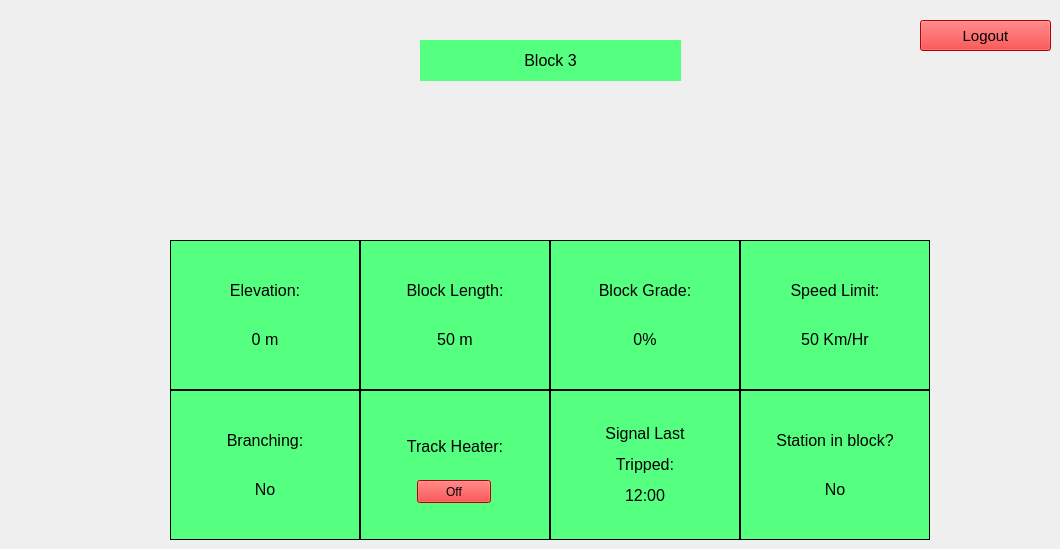
    <widget class="QWidget" name="page_6">
     <widget class="QLabel" name="label_4">
      <property name="geometry">
       <rect>
        <x>420</x>
        <y>40</y>
        <width>261</width>
        <height>41</height>
       </rect>
      </property>
      <property name="font">
       <font>
        <pointsize>12</pointsize>
       </font>
      </property>
      <property name="layoutDirection">
       <enum>Qt::LeftToRight</enum>
      </property>
      <property name="styleSheet">
       <string notr="true">background-color: rgb(85, 255, 127);</string>
      </property>
      <property name="text">
       <string>Block 3</string>
      </property>
      <property name="alignment">
       <set>Qt::AlignCenter</set>
      </property>
     </widget>
     <widget class="QPushButton" name="logout_button3">
      <property name="geometry">
       <rect>
        <x>920</x>
        <y>20</y>
        <width>131</width>
        <height>31</height>
       </rect>
      </property>
      <property name="sizePolicy">
       <sizepolicy hsizetype="Minimum" vsizetype="Minimum">
        <horstretch>0</horstretch>
        <verstretch>0</verstretch>
       </sizepolicy>
      </property>
      <property name="minimumSize">
       <size>
        <width>0</width>
        <height>0</height>
       </size>
      </property>
      <property name="maximumSize">
       <size>
        <width>1347</width>
        <height>16777215</height>
       </size>
      </property>
      <property name="font">
       <font>
        <pointsize>11</pointsize>
       </font>
      </property>
      <property name="styleSheet">
       <string notr="true">background-color: rgb(255, 0, 0);</string>
      </property>
      <property name="text">
       <string>Logout</string>
      </property>
      <property name="iconSize">
       <size>
        <width>20</width>
        <height>20</height>
       </size>
      </property>
     </widget>
     <widget class="QLabel" name="station_3">
      <property name="geometry">
       <rect>
        <x>740</x>
        <y>390</y>
        <width>190</width>
        <height>150</height>
       </rect>
      </property>
      <property name="font">
       <font>
        <pointsize>12</pointsize>
       </font>
      </property>
      <property name="styleSheet">
       <string notr="true">background-color: rgb(85, 255, 127);</string>
      </property>
      <property name="frameShape">
       <enum>QFrame::Box</enum>
      </property>
      <property name="text">
       <string>&lt;html&gt;&lt;head/&gt;&lt;body&gt;&lt;p&gt;Station in block?&lt;br/&gt;&lt;/p&gt;&lt;p&gt;No&lt;/p&gt;&lt;/body&gt;&lt;/html&gt;</string>
      </property>
      <property name="alignment">
       <set>Qt::AlignCenter</set>
      </property>
     </widget>
     <widget class="QLabel" name="length_3">
      <property name="geometry">
       <rect>
        <x>360</x>
        <y>240</y>
        <width>190</width>
        <height>150</height>
       </rect>
      </property>
      <property name="font">
       <font>
        <pointsize>12</pointsize>
       </font>
      </property>
      <property name="styleSheet">
       <string notr="true">background-color: rgb(85, 255, 127);</string>
      </property>
      <property name="frameShape">
       <enum>QFrame::Box</enum>
      </property>
      <property name="text">
       <string>&lt;html&gt;&lt;head/&gt;&lt;body&gt;&lt;p&gt;Block Length:&lt;br/&gt;&lt;/p&gt;&lt;p&gt;50 m&lt;/p&gt;&lt;/body&gt;&lt;/html&gt;</string>
      </property>
      <property name="alignment">
       <set>Qt::AlignCenter</set>
      </property>
     </widget>
     <widget class="QLabel" name="signal_3">
      <property name="geometry">
       <rect>
        <x>550</x>
        <y>390</y>
        <width>190</width>
        <height>150</height>
       </rect>
      </property>
      <property name="font">
       <font>
        <pointsize>12</pointsize>
       </font>
      </property>
      <property name="styleSheet">
       <string notr="true">background-color: rgb(85, 255, 127);</string>
      </property>
      <property name="frameShape">
       <enum>QFrame::Box</enum>
      </property>
      <property name="text">
       <string>&lt;html&gt;&lt;head/&gt;&lt;body&gt;&lt;p&gt;Signal Last&lt;/p&gt;&lt;p&gt;Tripped:&lt;/p&gt;&lt;p&gt;12:00&lt;/p&gt;&lt;/body&gt;&lt;/html&gt;</string>
      </property>
      <property name="alignment">
       <set>Qt::AlignCenter</set>
      </property>
     </widget>
     <widget class="QLabel" name="branching_3">
      <property name="geometry">
       <rect>
        <x>170</x>
        <y>390</y>
        <width>190</width>
        <height>150</height>
       </rect>
      </property>
      <property name="font">
       <font>
        <pointsize>12</pointsize>
       </font>
      </property>
      <property name="styleSheet">
       <string notr="true">background-color: rgb(85, 255, 127);</string>
      </property>
      <property name="frameShape">
       <enum>QFrame::Box</enum>
      </property>
      <property name="text">
       <string>&lt;html&gt;&lt;head/&gt;&lt;body&gt;&lt;p&gt;Branching:&lt;br/&gt;&lt;/p&gt;&lt;p&gt;No&lt;/p&gt;&lt;/body&gt;&lt;/html&gt;</string>
      </property>
      <property name="alignment">
       <set>Qt::AlignCenter</set>
      </property>
     </widget>
     <widget class="QLabel" name="elevation_3">
      <property name="geometry">
       <rect>
        <x>170</x>
        <y>240</y>
        <width>190</width>
        <height>150</height>
       </rect>
      </property>
      <property name="font">
       <font>
        <pointsize>12</pointsize>
       </font>
      </property>
      <property name="styleSheet">
       <string notr="true">background-color: rgb(85, 255, 127);</string>
      </property>
      <property name="frameShape">
       <enum>QFrame::Box</enum>
      </property>
      <property name="text">
       <string>&lt;html&gt;&lt;head/&gt;&lt;body&gt;&lt;p&gt;Elevation:&lt;br/&gt;&lt;/p&gt;&lt;p&gt;0 m&lt;/p&gt;&lt;/body&gt;&lt;/html&gt;</string>
      </property>
      <property name="alignment">
       <set>Qt::AlignCenter</set>
      </property>
     </widget>
     <widget class="QLabel" name="heater_3">
      <property name="geometry">
       <rect>
        <x>360</x>
        <y>390</y>
        <width>190</width>
        <height>150</height>
       </rect>
      </property>
      <property name="font">
       <font>
        <pointsize>12</pointsize>
       </font>
      </property>
      <property name="styleSheet">
       <string notr="true">background-color: rgb(85, 255, 127);</string>
      </property>
      <property name="frameShape">
       <enum>QFrame::Box</enum>
      </property>
      <property name="text">
       <string>&lt;html&gt;&lt;head/&gt;&lt;body&gt;&lt;p&gt;Track Heater:&lt;br/&gt;&lt;br/&gt;&lt;/p&gt;&lt;/body&gt;&lt;/html&gt;</string>
      </property>
      <property name="alignment">
       <set>Qt::AlignCenter</set>
      </property>
     </widget>
     <widget class="QLabel" name="grade_3">
      <property name="geometry">
       <rect>
        <x>550</x>
        <y>240</y>
        <width>190</width>
        <height>150</height>
       </rect>
      </property>
      <property name="font">
       <font>
        <pointsize>12</pointsize>
       </font>
      </property>
      <property name="styleSheet">
       <string notr="true">background-color: rgb(85, 255, 127);</string>
      </property>
      <property name="frameShape">
       <enum>QFrame::Box</enum>
      </property>
      <property name="text">
       <string>&lt;html&gt;&lt;head/&gt;&lt;body&gt;&lt;p&gt;Block Grade:&lt;br/&gt;&lt;/p&gt;&lt;p&gt;0%&lt;/p&gt;&lt;/body&gt;&lt;/html&gt;</string>
      </property>
      <property name="alignment">
       <set>Qt::AlignCenter</set>
      </property>
     </widget>
     <widget class="QLabel" name="speed_limit_3">
      <property name="geometry">
       <rect>
        <x>740</x>
        <y>240</y>
        <width>190</width>
        <height>150</height>
       </rect>
      </property>
      <property name="font">
       <font>
        <pointsize>12</pointsize>
       </font>
      </property>
      <property name="styleSheet">
       <string notr="true">background-color: rgb(85, 255, 127);</string>
      </property>
      <property name="frameShape">
       <enum>QFrame::Box</enum>
      </property>
      <property name="text">
       <string>&lt;html&gt;&lt;head/&gt;&lt;body&gt;&lt;p&gt;Speed Limit:&lt;br/&gt;&lt;/p&gt;&lt;p&gt;50 Km/Hr&lt;/p&gt;&lt;/body&gt;&lt;/html&gt;</string>
      </property>
      <property name="alignment">
       <set>Qt::AlignCenter</set>
      </property>
     </widget>
     <widget class="QPushButton" name="heater_button_3">
      <property name="geometry">
       <rect>
        <x>417</x>
        <y>480</y>
        <width>74</width>
        <height>23</height>
       </rect>
      </property>
      <property name="styleSheet">
       <string notr="true">background-color: rgb(255, 0, 0);</string>
      </property>
      <property name="text">
       <string>Off</string>
      </property>
      <property name="checkable">
       <bool>true</bool>
      </property>
      <property name="checked">
       <bool>false</bool>
      </property>
     </widget>
    </widget>
